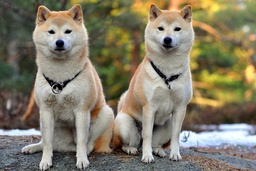
#> input picture data/shiba.jpg, 256 x 171 px, shrunk from 860 x 573 before the run
$ python brush.py
#> lines starting #> are read from the running program, lines starting #| are printed output that depends on the picture
import numpy as np
import skimage
from skimage import io
import scipy
from scipy import ndimage
from matplotlib import pyplot as plt

I = skimage.io.imread("data/shiba.jpg")
#> I is the input picture: shape (171, 256, 3); mean R, G, B 131.2, 124.7, 104.3
I = skimage.img_as_float(I)
H, W, _ = I.shape
#> H = 171; W = 256

steps = [17, 13, 9, 5, 3]
threshold = 0.2

output = np.zeros_like(I)
mask_x, mask_y = np.arange(W), np.arange(H)
#> mask_x = 256 values from 0 to 255; mask_y = 171 values from 0 to 170

for _ in range(2):
    for step in steps:

        radius = step * 1.414

        reference_image = np.zeros_like(I)
        for i in range(3):
            reference_image[:, :, i] = scipy.ndimage.gaussian_filter(I[:, :, i], sigma=step)

        difference = np.sum(np.abs(reference_image - output), axis=-1)

        for r_cnt, r in enumerate(range(step, H, 2 * step)):
            for c_cnt, c in enumerate(range(step, W, 2 * step)):
                chunk = difference[r - step:r + step, c - step:c + step]

                if np.average(chunk) <= threshold: continue

                cy, cx = np.unravel_index(np.argmax(chunk, axis=None), chunk.shape)
                cy += r_cnt * (2 * step)
                cx += c_cnt * (2 * step)

                ### Rectangle ###
                # y_min, y_max = max(0, cy - step), min(cy + step, H)
                # x_min, x_max = max(0, cx - step), min(cx + step, W)
                # output[y_min:y_max, x_min:x_max, :] = I[cy, cx, :]

                ### Circle ###
                mask = (mask_x[np.newaxis, :] - cx) ** 2 + (mask_y[:, np.newaxis] - cy) ** 2 < radius **2
                for i in range(3):
                    output[:, :, i][mask] = I[cy, cx, i]
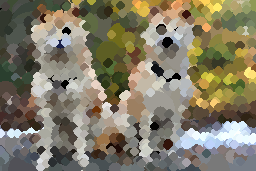
#> output: shape (171, 256, 3) float64; mean R, G, B 0.512, 0.487, 0.407
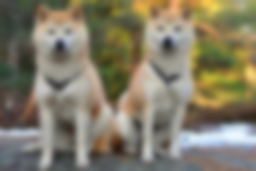
#> reference_image: shape (171, 256, 3) float64; mean R, G, B 0.515, 0.489, 0.409


montage = np.hstack((I, output))
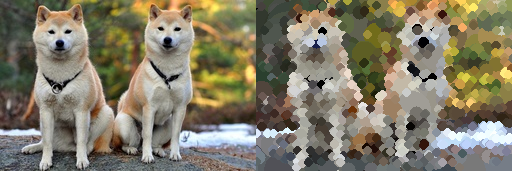
#> montage: shape (171, 512, 3) float64; mean R, G, B 0.513, 0.488, 0.408
plt.imshow(montage)
plt.show()

$ run again, with data/fish.jpg copied over data/shiba.jpg
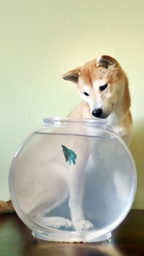
#> input picture data/fish.jpg, 144 x 256 px, shrunk from 640 x 1136 before the run
#> I is the input picture: shape (256, 144, 3); mean R, G, B 184.5, 184.8, 163.6
#> after the loop `for _ in range(2):`:
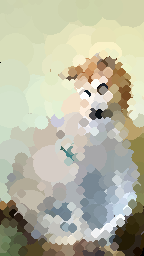
#> output: shape (256, 144, 3) float64; mean R, G, B 0.727, 0.725, 0.643
#> `montage = np.hstack((I, output))`:
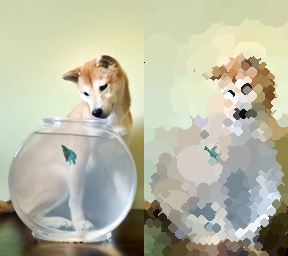
#> montage: shape (256, 288, 3) float64; mean R, G, B 0.725, 0.725, 0.642
